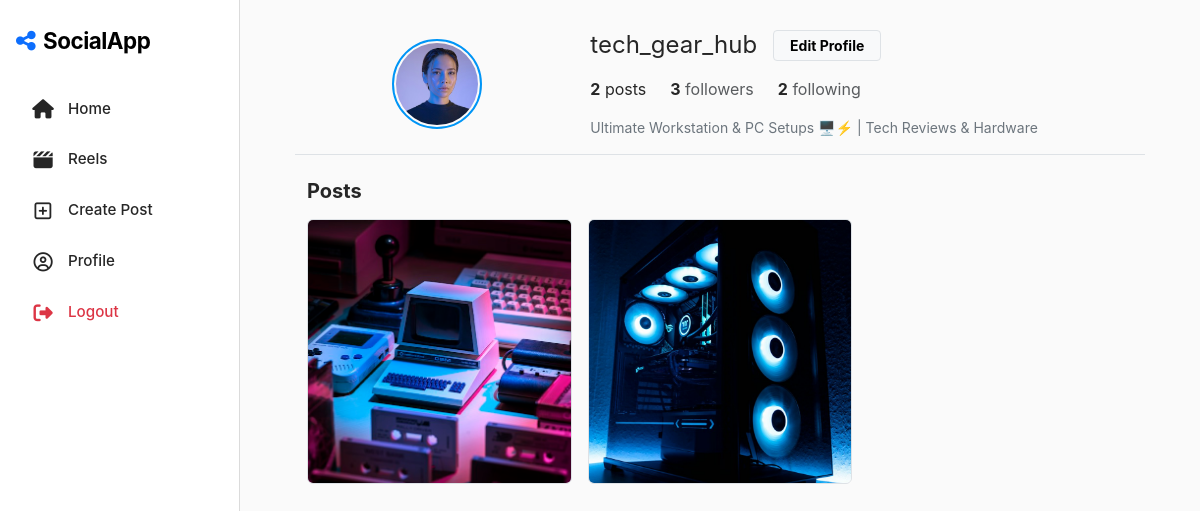
Screenshot of /profile/tech_gear_hub/ (signed in) with the database file from the repository.
### core/models.py (models this page shows, shortened)
class UserProfile(models.Model):
    user = models.OneToOneField(User, on_delete=models.CASCADE, related_name='profile')
    bio = models.TextField(max_length=500, blank=True)
    profile_pic = models.ImageField(upload_to='profile_pics/', default='profile_pics/default.png', blank=True)
    followers = models.ManyToManyField(User, related_name='following', blank=True)
    def total_followers(self):
        return self.followers.count()

class Post(models.Model):
    user = models.ForeignKey(User, on_delete=models.CASCADE, related_query_name='posts')
    caption = models.TextField(max_length=1000, blank=True)
    image = models.ImageField(upload_to='post_images/', blank=True, null=True)
    created_at = models.DateTimeField(auto_now_add=True)
    likes = models.ManyToManyField(User, related_name='liked_posts', blank=True)
    class Meta:
        ordering = ['-created_at']

### core/views.py (the view)
# urls.py: path('profile/<str:username>/', views.profile_view, name='profile'),
@login_required
def profile_view(request, username):
    profile_user = get_object_or_404(User, username=username)
    profile, created = UserProfile.objects.get_or_create(user=profile_user)
    posts = Post.objects.filter(user=profile_user)
    is_following = request.user in profile.followers.all()
    if request.method == 'POST' and request.user == profile_user:
        form = ProfileForm(request.POST, request.FILES, instance=profile)
        if form.is_valid():
            form.save()
            return redirect('profile', username=username)
    else:
        form = ProfileForm(instance=profile)
    context = {
        'profile_user': profile_user,
        'profile': profile,
        'posts': posts,
        'is_following': is_following,
        'form': form
    }
    return render(request, 'core/profile.html', context)

### core/templates/core/profile.html (shortened to what this page needs)
{% extends 'core/base.html' %}
{% block content %}
<div class="container" style="max-width: 850px;">
    <div class="row align-items-center mb-4 pb-3 border-bottom">
        <div class="col-md-4 text-center mb-3 mb-md-0">
            {% if profile.profile_pic %}
            <img src="{{ profile.profile_pic.url }}" class="avatar-lg" alt="Profile Picture">
            {% else %}
            <div class="avatar-lg bg-secondary text-white d-inline-flex align-items-center justify-content-center fs-2 fw-bold">
                {{ profile_user.username|slice:":1"|upper }}
            </div>
            {% endif %}
        </div>
        <div class="col-md-8">
            <div class="d-flex align-items-center gap-3 mb-3 flex-wrap">
                <h4 class="mb-0 fw-normal">{{ profile_user.username }}</h4>
                {% if user == profile_user %}
                <button class="btn btn-light btn-sm fw-bold border px-3" type="button" data-bs-toggle="collapse" data-bs-target="#editProfile">
                    Edit Profile
                </button>
                {% else %}
                <a href="{% url 'follow_user' profile_user.username %}" class="btn {% if is_following %}btn-light border{% else %}btn-primary{% endif %} btn-sm fw-bold px-4">
                    {% if is_following %} Following {% else %} Follow {% endif %}
                </a>
                {% endif %}
            </div>
            <div class="d-flex gap-4 mb-3">
                <div><span class="fw-bold">{{ posts.count }}</span> posts</div>
                <div>
                    <span class="fw-bold">{{ profile.total_followers }}</span>
                    <span class="text-muted">followers</span>
                </div>
                <div>
                    <span class="fw-bold">{{ profile_user.following.count }}</span>
                    <span class="text-muted">following</span>
                </div>
            </div>
            <div>
                <p class="mb-0 small text-secondary" style="white-space: pre-line;">{{ profile.bio|default:"No bio added yet." }}</p>
            </div>
        </div>
    </div>
    <h5 class="mb-3 fw-bold">Posts</h5>
    <div class="row g-3">
        {% for post in posts %}
        <div class="col-4">
            <div class="ratio ratio-1x1 overflow-hidden rounded bg-light border">
                {% if post.image %}
                <img src="{{ post.image.url }}" class="w-100 h-100 object-fit-cover" alt="Post">
                {% else %}
                <div class="d-flex align-items-center justify-content-center p-2 text-center text-muted small">
                    {{ post.caption|truncatewords:4 }}
                </div>
                {% endif %}
            </div>
        </div>
        {% empty %}
        <div class="col-12 text-center text-muted py-5">
            <i class="fa-regular fa-image display-5 mb-2"></i>
            <p>No posts published yet.</p>
        </div>
        {% endfor %}
    </div>
</div>
{% endblock %}

### core/templates/core/base.html (style rules this page uses)
body { background-color: #fafafa; font-family: -apple-system, BlinkMacSystemFont, "Segoe UI", Roboto, Helvetica, Arial, sans-serif; color: #262626; }
.avatar-lg { width: 90px; height: 90px; border-radius: 50%; object-fit: cover; border: 2px solid #0095f6; padding: 2px; }

### rows the page displays
UserProfile: profile_pic (picture), total_followers "3", bio "Ultimate Workstation & PC Setups 🖥️⚡ | Tech Reviews & Hardware"
Post: image (picture)
Post: image (picture)

### other values shown
{{ profile_user.username }} "tech_gear_hub"
{{ posts.count }} "2"
{{ profile_user.following.count }} "2"
